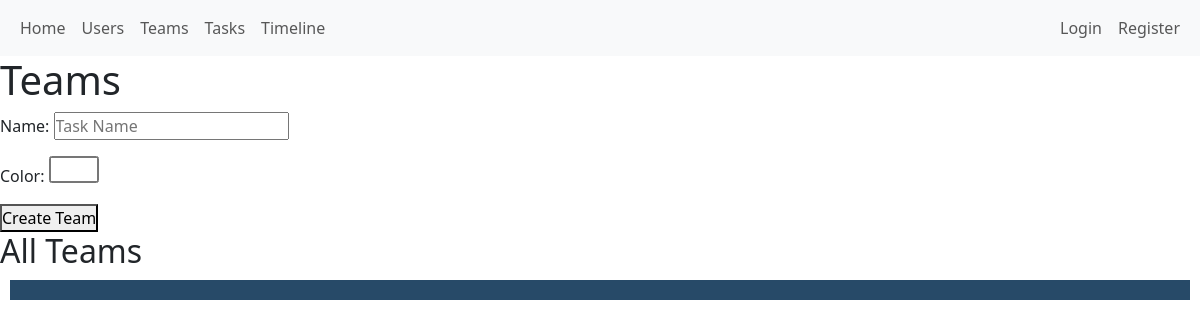
The page /users/teams on the database as committed earlier.
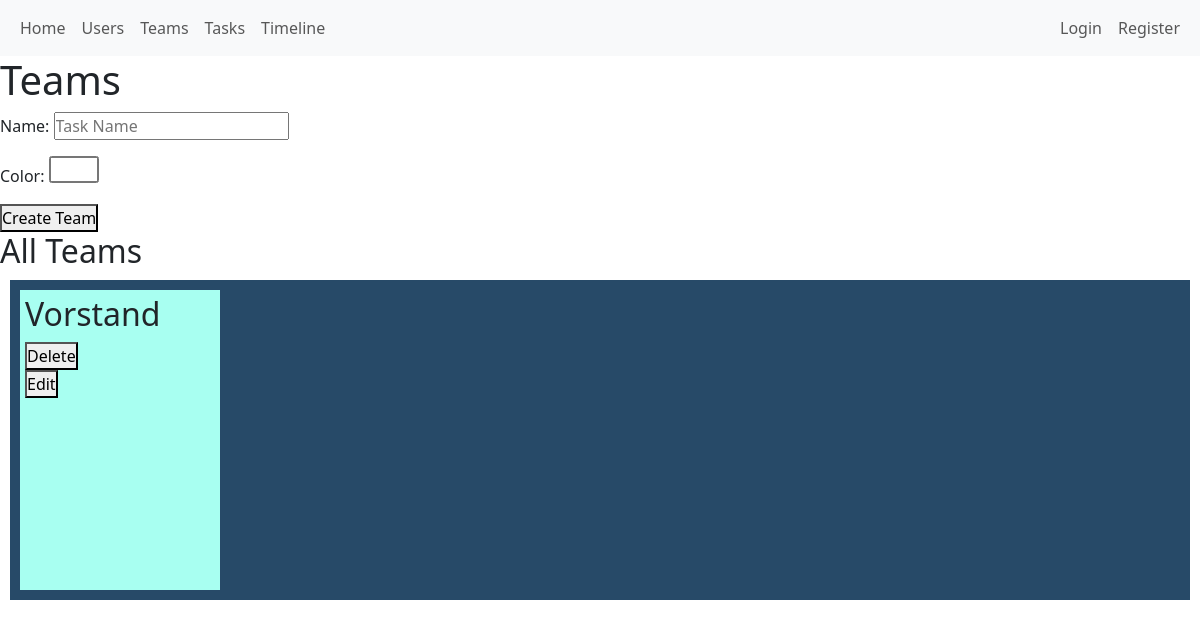
The same page on the database as committed later.
### users/models.py (models this page shows, shortened)
class Team(models.Model):
    name = models.CharField(max_length=100)
    color = models.CharField(max_length=7, default="#FFFFFF")
    schedule_flag = models.BooleanField(default=False)

### users/views.py (the view)
# urls.py: path('teams', views.teams, name='teams'),
def teams(request):
    all_teams = Team.objects.all()
    team_form = TeamCreationForm()
    context = {
        'team_form': team_form,
        'all_teams': all_teams
    }
    return render(request, 'users/teams.html', context)

### distributor/forms.py
class ProjectTimeframeForm(forms.ModelForm):
    class Meta:
        model = Project
        fields = ["start_date", "end_date"]
        widgets = {
            'start_date': forms.DateInput(attrs={'id': 'start_date_input_project', 'placeholder': 'Start Date', 'type': 'date'}),
            'end_date': forms.DateInput(attrs={'id': 'end_date_input_project', 'placeholder': 'End Date', 'type': 'date'})
        }

### users/forms.py
class TeamCreationForm(forms.ModelForm):
    class Meta:
        model = Team
        fields = ["name", "color"]
        widgets = {
            'name': forms.TextInput(attrs={'id': 'name_input_team', 'placeholder': 'Task Name'}),
            'color': forms.TextInput(attrs={'type': 'color', 'id': 'color_input_team', 'placeholder': 'Task Color'})
            }

### distributor/context_processors.py (called while the page is built)
def global_project_timeframe_form(request):
    return {
        "global_project_timeframe_form": ProjectTimeframeForm(),
    }

### users/templatetags/team_tags.py (called while the page is built)
@register.inclusion_tag('components/comp_display_single_team.html')
def comp_display_single_team(team_id):
    team = Team.objects.get(pk=team_id)
    return {'team': team}

### users/templates/users/teams.html (shortened to what this page needs)
{% extends 'users/base.html' %}
{% load team_tags %}
{% block content %}
    <h1>Teams</h1>
    <form method="POST" action="{% url 'create_team' %}">
        {{ team_form.as_p }}
        <button type="submit">Create Team</button>
    </form>
<h2>All Teams</h2>
    {% show_all_teams %}
{% endblock %}

### distributor/templates/components/comp_display_single_team.html (shortened to what this page needs)
<div style="background-color: {{ team.color }}" class="display_team_small">
    <h2>{{ team.name }}</h2>
    <div class="team_essential_buttons_container">
        <form method="POST" action="{% url 'delete_team' team.id %}">
            <button class="task_essential_button" type="submit">Delete</button>
        </form>
        <form method="POST" action="{% url 'edit_team_page' team.id %}">
            <button class="task_essential_button" type="submit">Edit</button>
        </form>
    </div>
</div>

Rows that differ between the two databases and show on the page:
added Team: name "Vorstand"
